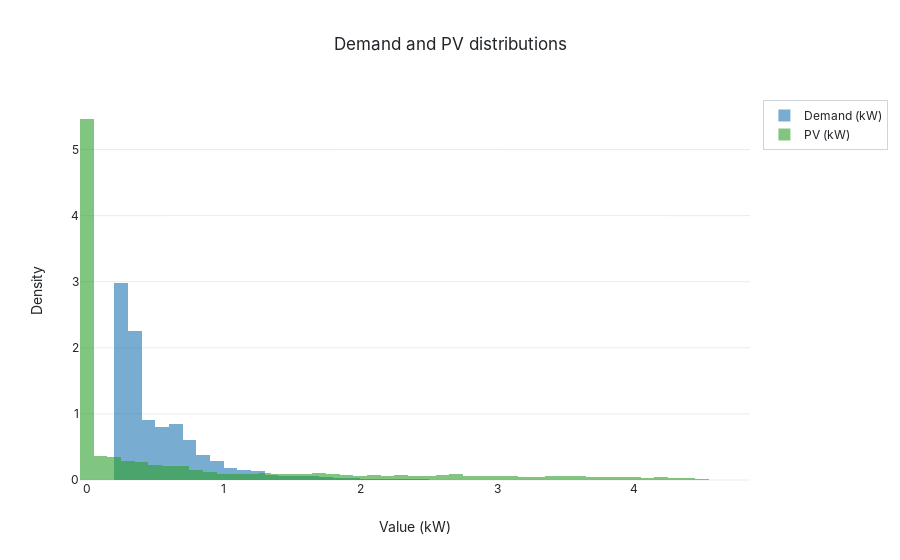

The code cell stored with this chart in its notebook:
### Markdown cell above
## Figure 2 – Demand and PV distributions

### Code cell
# Figure 2: Distribution Analysis of Demand and PV
# Histograms with KDE overlays to show the statistical properties of the variables
fig, axes = plt.subplots(1, 2, figsize=(12, 4))

for ax, column, color in zip(axes, ['Demand', 'pv'], [COLORS['demand'], COLORS['pv']]):
    sns.histplot(df[column], bins=60, stat='density', color=color, alpha=0.65, edgecolor='white', ax=ax)
    sns.kdeplot(df[column], color='#333333', linewidth=1.5, ax=ax)
    ax.set_title(f'{column} distribution')
    ax.set_xlabel(f'{column} (kW)')
    ax.set_ylabel('Density')

fig.suptitle('Demand and PV variability (Jul 2013 – Jun 2014)', y=1.02)
fig.tight_layout()

# Save the figure with the correct naming convention
save_figure(fig, '03_distributions')
plt.show()

# Interactive version
interactive_fig = go.Figure()
interactive_fig.add_trace(go.Histogram(x=df['Demand'], name='Demand (kW)', nbinsx=60, histnorm='probability density', opacity=0.6, marker_color=COLORS['demand']))
interactive_fig.add_trace(go.Histogram(x=df['pv'], name='PV (kW)', nbinsx=60, histnorm='probability density', opacity=0.6, marker_color=COLORS['pv']))
interactive_fig.update_layout(barmode='overlay', title='Demand and PV distributions', xaxis_title='Value (kW)', yaxis_title='Density')
save_interactive(interactive_fig, '03_distributions_interactive')
interactive_fig.show()

### Figure 1 — Plotly figure (JSON) as saved in the notebook; plotly's stock layout.template omitted (floating-point values rounded to 4 significant figures; data arrays with more than 128 entries replaced by an {"elided": "..."} marker saying what was removed)
{"data": [{"histnorm": "probability density", "marker": {"color": "#1f77b4"}, "name": "Demand (kW)", "nbinsx": 60, "opacity": 0.6, "type": "histogram", "x": {"elided": "8759 float values"}}, {"histnorm": "probability density", "marker": {"color": "#2ca02c"}, "name": "PV (kW)", "nbinsx": 60, "opacity": 0.6, "type": "histogram", "x": {"elided": "8759 float values"}}], "layout": {"barmode": "overlay", "title": {"text": "Demand and PV distributions"}, "xaxis": {"title": {"text": "Value (kW)"}}, "yaxis": {"title": {"text": "Density"}}}}
